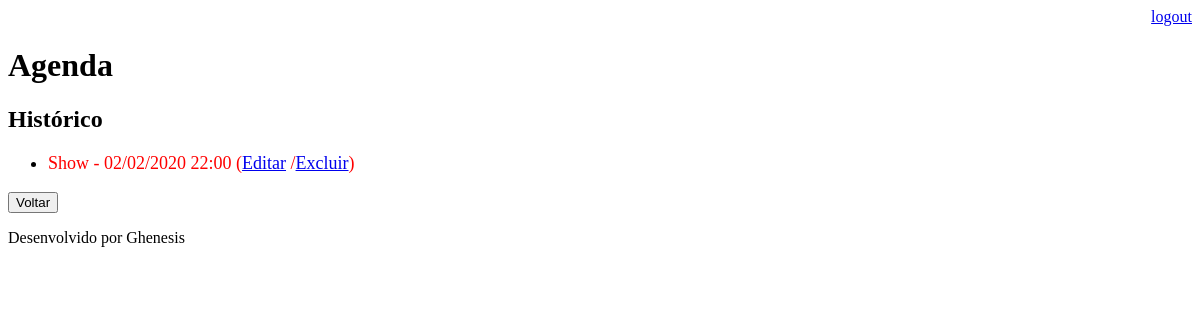
The page /agenda/historico/ (signed in) on the database as committed earlier.
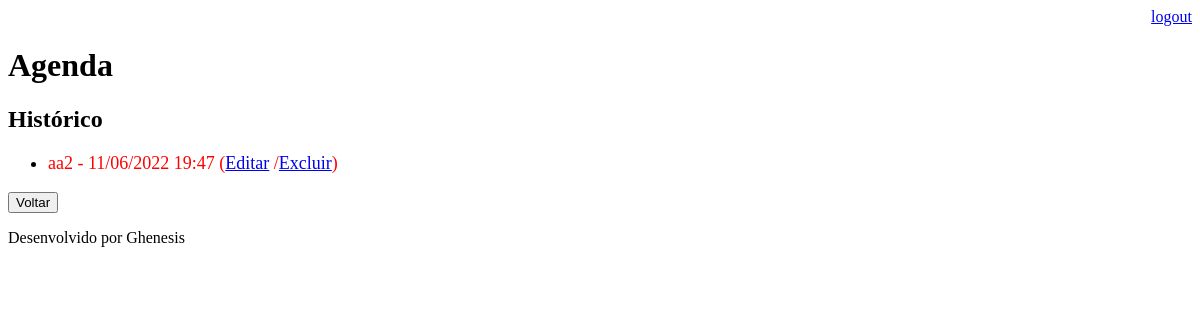
The same page on the database as committed later.
### core/models.py (models this page shows, shortened)
class Evento(models.Model):
    titulo = models.CharField(max_length = 100)
    descricao = models.TextField(blank = True, null = True)
    data_evento = models.DateTimeField(verbose_name = 'Data do evento')
    data_criacao = models.DateTimeField(auto_now = True)
    usuario = models.ForeignKey(User, on_delete = models.CASCADE)
    class Meta():
        db_table = 'evento'
    def get_data_evento(self):
        return self.data_evento.strftime('%d/%m/%Y %H:%M')
    def get_evento_atrasado(self):
        if self.data_evento < datetime.now():
            return True
        return False

### core/views.py (the view)
# urls.py: path('agenda/historico/', views.historico_eventos),
def historico_eventos(request):
    usuario = request.user
    data_atual = datetime.now() - timedelta(hours=1)
    evento = Evento.objects.filter(usuario=usuario,
                                    data_evento__lt=data_atual)
    dados = {'eventos':evento}
    return render(request, 'historico.html', dados)

### templates/historico.html
{% extends "model-page.html" %}
{% block content %}
<h2>Histórico</h2>
<ul style="font-size: 18px;">
    {% for evento in eventos %}
        <li>
            <div style {% if evento.get_evento_atrasado %} = "color:red"
                        {% elif evento.get_evento_proximo %} = "color:yellow" {% endif %}>
                {{evento.titulo}} - {{evento.get_data_evento}}
                (<a href="evento/?id={{evento.id}}">Editar</a>
                /<a href="evento/delete/{{evento.id}}/">Excluir</a>)
            </div>
        </li>
    {% endfor %}
</ul>
<a href="/">
    <button type="button">Voltar</button>
</a>
{%endblock %}

Rows that differ between the two databases and show on the page:
removed Evento: titulo "Show", get_data_evento "02/02/2020 22:00"
added Evento: titulo "aa2", get_data_evento "11/06/2022 19:47"
